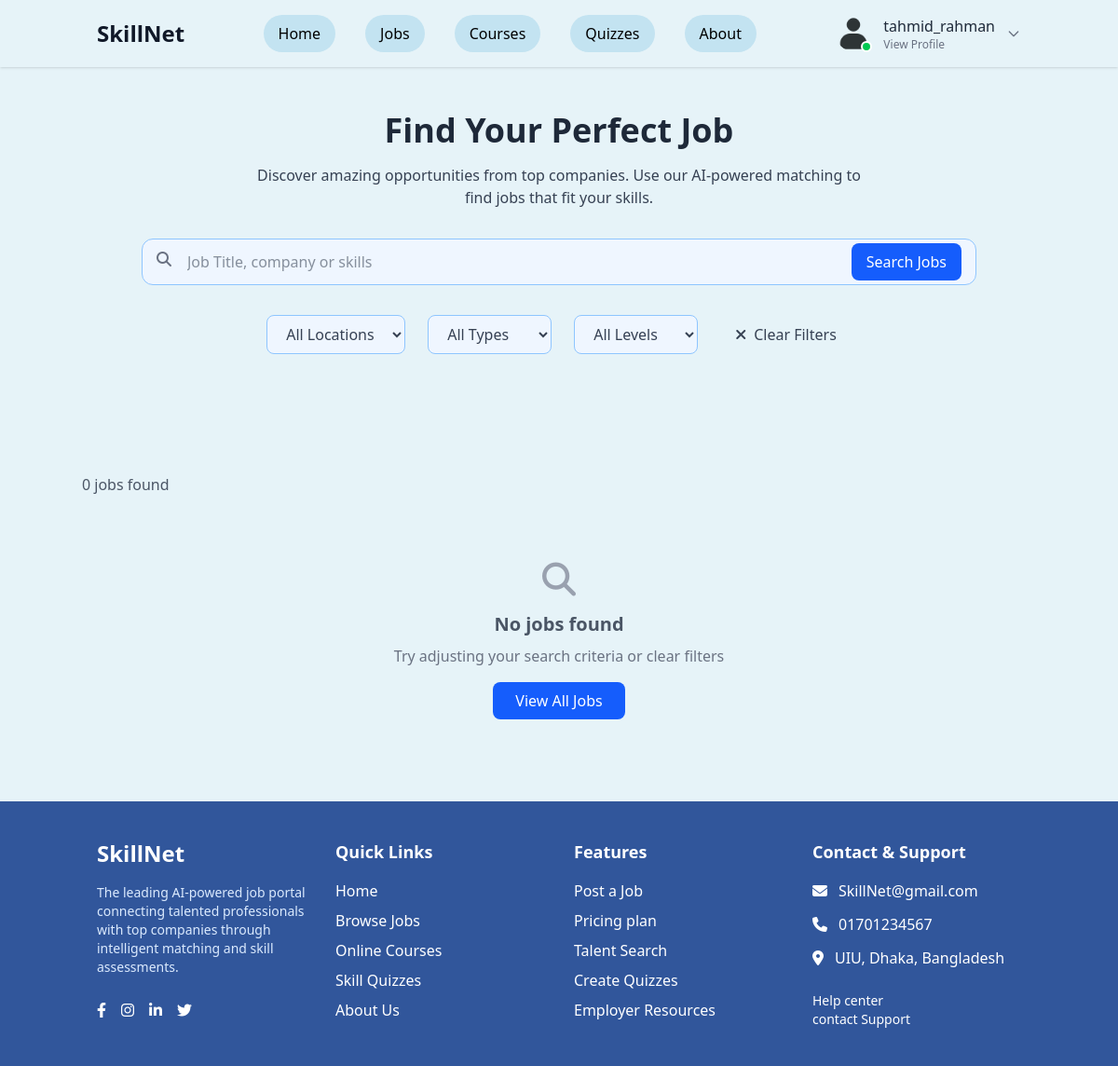
Page /jobs/ (signed in) on the earlier database version.
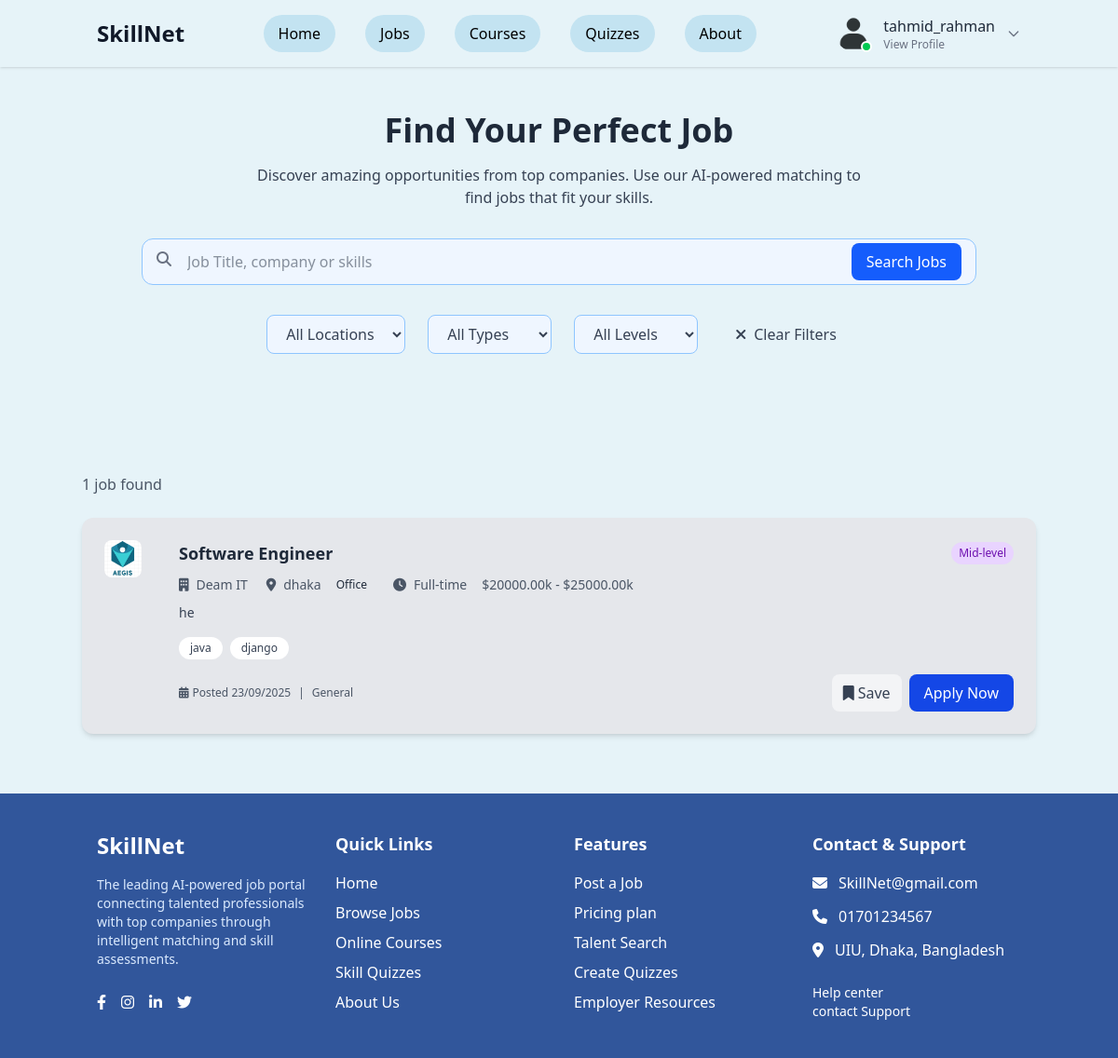
Same page on the later database version.
### app/models.py (models this page shows, shortened)
class Job(models.Model):
    JOB_TYPES = [
        ('full_time', 'Full-time'),
        ('part_time', 'Part-time'),
        ('contract', 'Contract'),
        ('internship', 'Internship'),
    ]
    EXPERIENCE_LEVELS = [
        ('entry', 'Entry-level'),
        ('mid', 'Mid-level'),
        ('senior', 'Senior'),
        ('top', 'Top-level'),
    ]
    WORK_MODES = [
        ('remote', 'Remote'),
        ('office', 'Office'),
        ('hybrid', 'Hybrid'),
    ]
    title = models.CharField(max_length=200)
    company = models.ForeignKey(Company, on_delete=models.CASCADE)
    location = models.CharField(max_length=100)
    salary_min = models.DecimalField(max_digits=10, decimal_places=2)
    salary_max = models.DecimalField(max_digits=10, decimal_places=2)
    job_type = models.CharField(max_length=20, choices=JOB_TYPES, default='full_time')
    experience_level = models.CharField(max_length=20, choices=EXPERIENCE_LEVELS, default='mid')
    work_mode = models.CharField(max_length=20, choices=WORK_MODES, default='office')
    description = models.TextField()
    requirements = models.TextField()
    skills_required = models.CharField(max_length=500)
    posted_date = models.DateTimeField(auto_now_add=True)
    is_active = models.BooleanField(default=True)
    category = models.CharField(max_length=100, default='General')
    def get_salary_range(self):
        return f"${self.salary_min}k - ${self.salary_max}k"
    def get_skills_list(self):
        return [skill.strip() for skill in self.skills_required.split(',')]
    def get_formatted_date(self):
        return self.posted_date.strftime('%d/%m/%Y')

class Company(models.Model):
    name = models.CharField(max_length=200)
    logo = models.ImageField(upload_to='company_logos/', blank=True, null=True)
    description = models.TextField(blank=True)

### app/views.py (the view)
# urls.py: path('jobs/', views.job_list, name='job_list'),
def job_list(request):
    jobs = Job.objects.filter(is_active=True).order_by('-posted_date')
    location_filter = request.GET.get('location', '')
    job_type_filter = request.GET.get('job_type', '')
    experience_filter = request.GET.get('experience', '')
    search_query = request.GET.get('q', '')
    if search_query:
        jobs = jobs.filter(title__icontains=search_query)
    if location_filter:
        if location_filter == 'remote':
            jobs = jobs.filter(work_mode='remote')
        else:
            jobs = jobs.filter(location__icontains=location_filter)
    if job_type_filter:
        jobs = jobs.filter(job_type=job_type_filter)
    if experience_filter:
        jobs = jobs.filter(experience_level=experience_filter)
    locations = Job.objects.filter(is_active=True).values_list('location', flat=True).distinct()
    job_types = Job.JOB_TYPES
    experience_levels = Job.EXPERIENCE_LEVELS
    context = {
        'jobs': jobs,
        'locations': locations,
        'job_types': job_types,
        'experience_levels': experience_levels,
        'selected_location': location_filter,
        'selected_job_type': job_type_filter,
        'selected_experience': experience_filter,
        'search_query': search_query,
    }
    return render(request, 'jobs/job_list.html', context)

### static/templates/jobs/job_list.html (shortened to what the changed rows need)
{% extends 'base.html' %}
{% load static %}
{% block content %}
  <section class="py-12 px-4">
    <div class="container mx-auto text-center">
      <h1 class="text-3xl md:text-4xl font-bold mb-4">Find Your Perfect Job</h1>
    </div>
  </section>
  <section class="py-10 px-4">
    <div class="container mx-auto">
      <div class="mb-6 text-gray-600">
        <p>{{ jobs.count }} job{% if jobs.count != 1 %}s{% endif %} found</p>
      </div>
      {% for job in jobs %}
      <div class="{% cycle 'bg-gray-200' 'bg-blue-100' 'bg-blue-200' %} p-6 rounded-xl shadow-md mb-6 flex flex-col md:flex-row gap-6 hover:shadow-lg transition-shadow">
        <img src="{{ job.company.logo.url }}"
              alt="{{ job.company.name }}"
              class="mr-4 rounded-lg h-10 w-10 object-cover overflow-hidden" />
        <div class="flex-grow">
          <div class="flex items-center justify-between mb-2">
            <h3 class="font-bold text-lg">{{ job.title }}</h3>
            <span class="px-2 py-1 text-xs
              {% if job.experience_level == 'entry' %}bg-green-200 text-green-800
              {% elif job.experience_level == 'mid' %}bg-purple-200 text-purple-800
              {% elif job.experience_level == 'senior' %}bg-blue-200 text-blue-800
              {% else %}bg-yellow-200 text-yellow-800{% endif %} rounded-full">
              {{ job.get_experience_level_display }}
            </span>
          </div>
          <div class="flex items-center text-sm text-gray-600 mb-2 flex-wrap gap-2">
            <span class="flex items-center">
              <i class="fas fa-building mr-2"></i> {{ job.company.name }}
            </span>
            <span class="flex items-center">
              <i class="fas fa-map-marker-alt ml-3 mr-2"></i> {{ job.location }}
            </span>
            <span class="px-2 py-1 text-xs
              {% if job.work_mode == 'remote' %}bg-green-200 text-green-800
              {% elif job.work_mode == 'office' %}bg-gray-200 text-gray-800
              {% else %}bg-blue-200 text-blue-800{% endif %} rounded-full">
              {{ job.get_work_mode_display }}
            </span>
            <span class="flex items-center">
              <i class="fas fa-clock ml-3 mr-2"></i> {{ job.get_job_type_display }}
            </span>
            <span class="ml-2 font-medium">{{ job.get_salary_range }}</span>
          </div>
          <p class="text-gray-700 text-sm mb-4">{{ job.description|truncatewords:30 }}</p>
          <div class="flex flex-wrap gap-2 mb-4">
            {% for skill in job.get_skills_list|slice:":4" %}
            <span class="bg-white text-gray-700 px-3 py-1 rounded-full text-xs">{{ skill }}</span>
            {% endfor %}
          </div>
          <div class="flex justify-between items-center flex-col md:flex-row gap-4">
            <div class="flex items-center text-xs text-gray-600">
              <i class="fas fa-calendar-alt mr-1"></i>
              Posted {{ job.get_formatted_date }}
              <span class="mx-2">|</span>
              {{ job.category }}
            </div>
            <div class="flex space-x-2">
              {% if user.is_authenticated %}
              <button class="flex items-center space-x-1 px-3 py-1 bg-gray-100 text-gray-700 rounded-lg hover:bg-gray-200 transition">
                <i class="fas fa-bookmark"></i>
                <span>Save</span>
              </button>
              {% endif %}
              <a href="{% url 'app:job_detail' job.id %}" class="px-4 py-2 bg-blue-700 text-white rounded-lg hover:bg-blue-800 transition">
                Apply Now
              </a>
            </div>
          </div>
        </div>
      </div>
      {% empty %}
      <div class="text-center py-12">
        <i class="fas fa-search text-4xl text-gray-400 mb-4"></i>
        <h3 class="text-xl font-bold text-gray-600 mb-2">No jobs found</h3>
        <p class="text-gray-500">Try adjusting your search criteria or clear filters</p>
        <a href="{% url 'app:job_list' %}" class="inline-block mt-4 px-6 py-2 bg-blue-600 text-white rounded-lg hover:bg-blue-700 transition">
          View All Jobs
        </a>
      </div>
      {% endfor %}
    </div>
  </section>
{% endblock %}

Differences in the rows shown:
added Job: company.logo (picture), title "Software Engineer", experience_level "Mid-level", company.name "Deam IT", location "dhaka", work_mode "Office", job_type "Full-time", get_salary_range "$20000.00k - $25000.00k", description "he", get_skills_list "java" "django", get_formatted_date "23/09/2025", category "General"
Other differences:
{{ jobs.count }}: "0" → "1"
text no longer shown: "s No jobs found Try adjusting your search criteria or clear filters View All Jobs"
